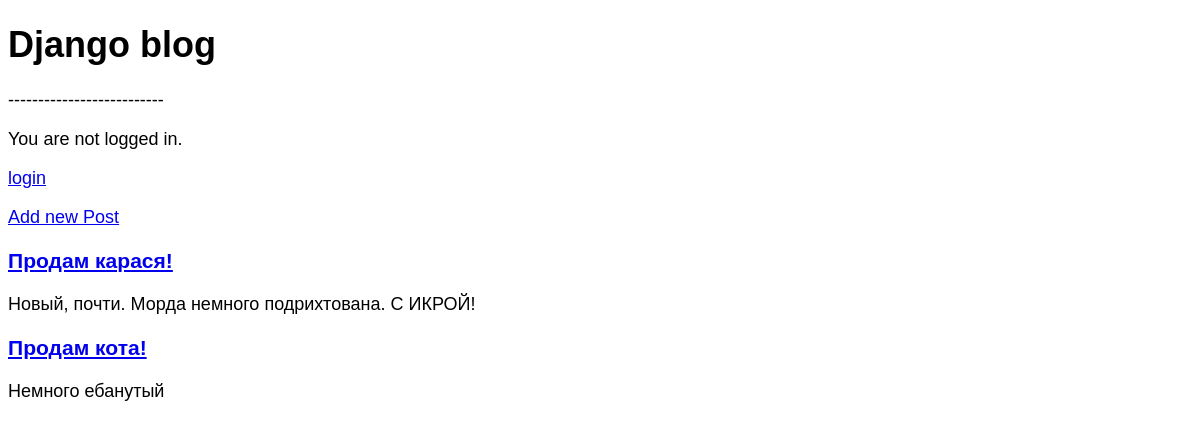
The page / on the database its author committed.
### blog/models.py (models this page shows, shortened)
class Post(models.Model):
    title = models.CharField(max_length=200)
    author = models.ForeignKey('auth.User', on_delete=models.CASCADE)
    body = models.TextField()

### blog/views.py (the view)
# urls.py: path('', BlogListView.as_view(), name='home'),
class BlogListView(ListView):
    template_name = 'home.html'
    model = Post
    context_object_name = 'post_list'

### templates/home.html
{% extends 'base.html' %}
{% block content %}
            {% for post in post_list %}
                <div class="post-entry">
                    <h3><a href="/post/{{ post.pk }}">{{ post.title }}</a></h3>
                    <p>{{ post.body }}</p>
                </div>
            {% endfor %}
{% endblock %}

### static/css/base.css (style rules this page uses)
body { font-family: 'Source Sans Pro', sans-serif; font-size: 18px; }
.post-entry { margin-bottom: �rem; }
.post-entry p { margin: 0; font-weight: 400; }

### rows shown on the page
Post: title "Продам карася!", body "Новый, почти. Морда немного подрихтована. C ИКРОЙ!"
Post: title "Продам кота!", body "Немного ебанутый"
